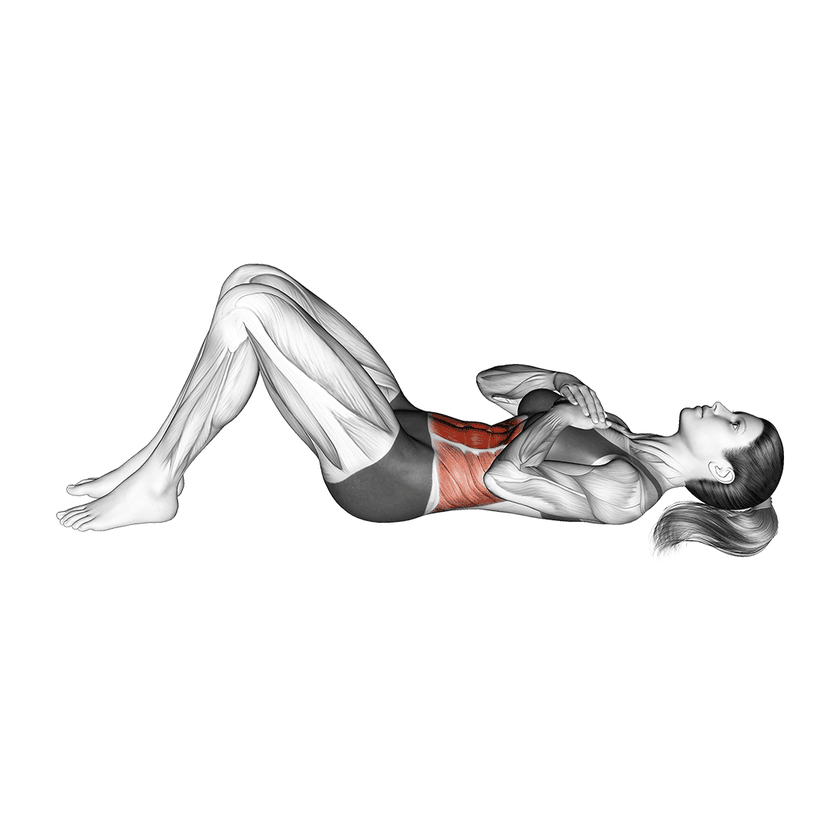
#> input picture crunch.gif, 840 x 840 px, shrunk from 1080 x 1080 before the run
$ python colors.py
#> lines starting #> are read from the running program, lines starting #| are printed output that depends on the picture
from PIL import Image, ImageSequence


# Helper function to check if a color is a shade of red
def is_red(color):
    r, g, b = color[:3]
    return r > g * 1.5 and r > b * 1.5


# Helper function to transform red to orange
def transform_color(color):
    r, g, b = color[:3]
    # Ensure new values are within the byte range before returning
    new_r = max(min(r, 255), 0)  # Red is set to 0 since we are removing red.
    new_g = max(min(g, 165), 0)  # Green remains the same.
    new_b = max(min(b + r, 0), 0)  # Adding the red value to blue, capped at 255.
    return (new_r, new_g, new_b, 255) if is_red(color) else color


# Open the original GIF
with Image.open("./crunch.gif") as img:
    # Ensure the image is in P mode which contains a palette
#> img is the input picture: PIL image 840x840 P; mean R, G, B 244, 243.5, 243.4
    if img.mode != "P":
        img = img.convert("P")

    # Create a list to hold the transformed frames
    transformed_frames = []

    # Iterate over each frame in the animated GIF
    for frame in ImageSequence.Iterator(img):
        # Make sure to convert frames to mode 'P' as well
        frame = frame.convert("P")

        # Load the current frame's palette
        palette = frame.getpalette()

        # Update the palette by transforming red colors to blue
        for i in range(0, len(palette), 3):
            color = tuple(palette[i : i + 3])
            if is_red(color):
                new_color = transform_color(color)
                palette[i : i + 3] = new_color[:3]

        # Assign the updated palette back to the frame
        frame.putpalette(palette)

        # Append the transformed frame to the list
        transformed_frames.append(frame.copy())
#> this loop made 1 pass

    # Save the frames as a new GIF
    transformed_frames[0].save(
        "./crunch-modified.gif",
        save_all=True,
        append_images=transformed_frames[1:],
        loop=0,
        duration=img.info.get(
            "duration", 100
        ),  # Providing a default duration if not present
        disposal=img.info.get("disposal", 2),  # Providing a default disposal method
    )
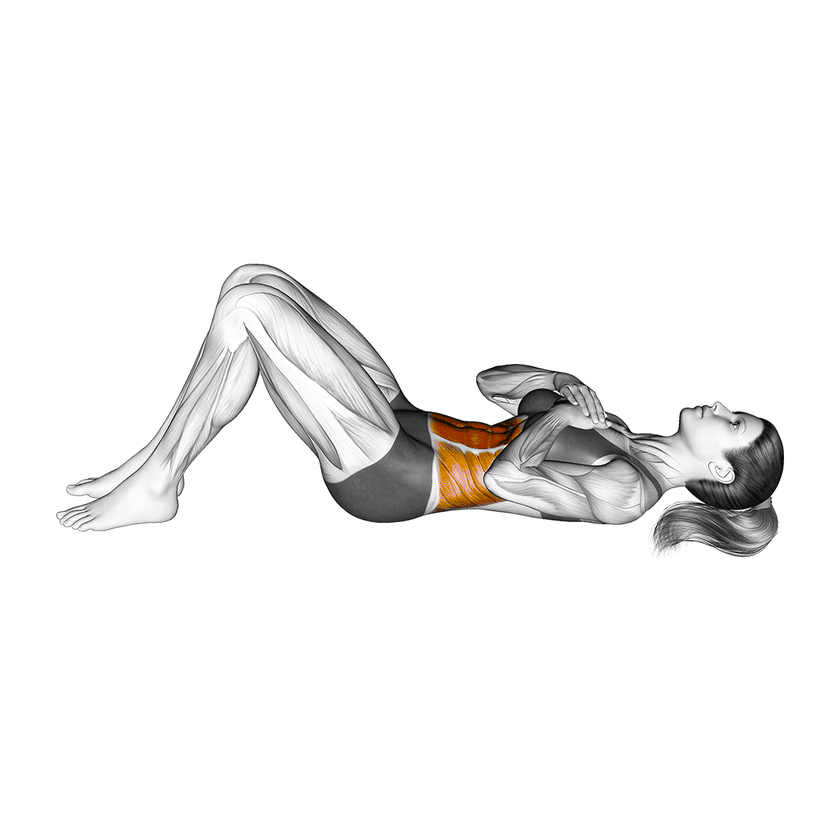
#> saved as crunch-modified.gif: PIL image 840x840 P; mean R, G, B 244, 243.5, 243
